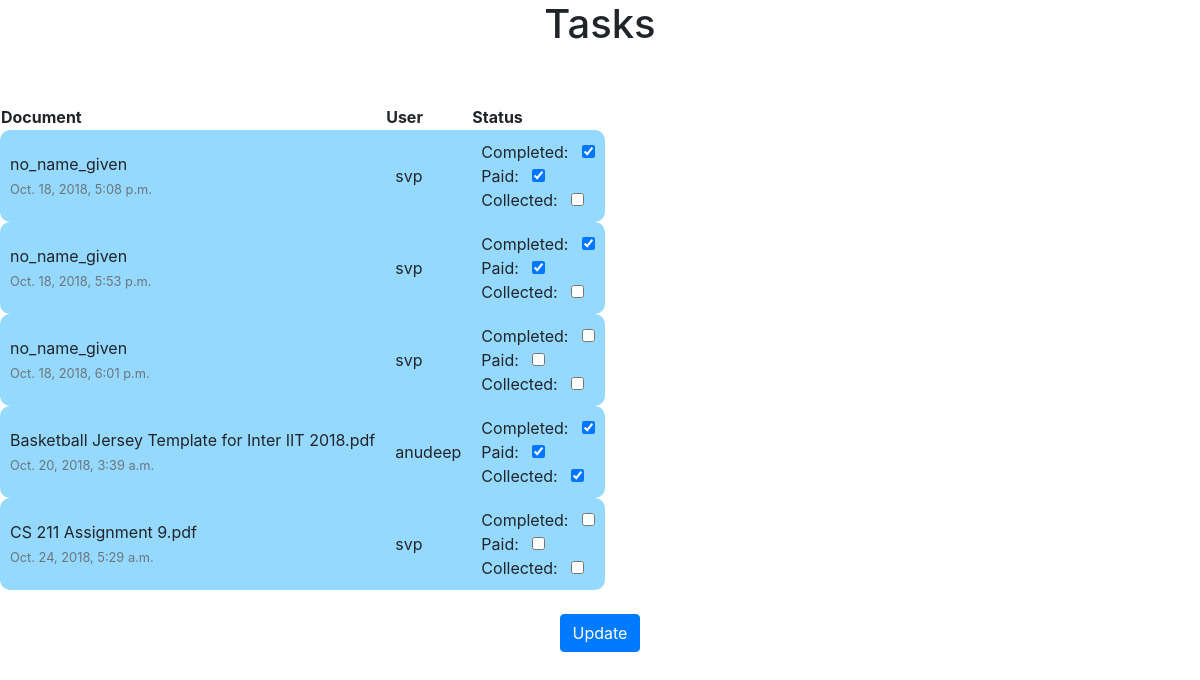
Page /EAdmin/ on the earlier database version.
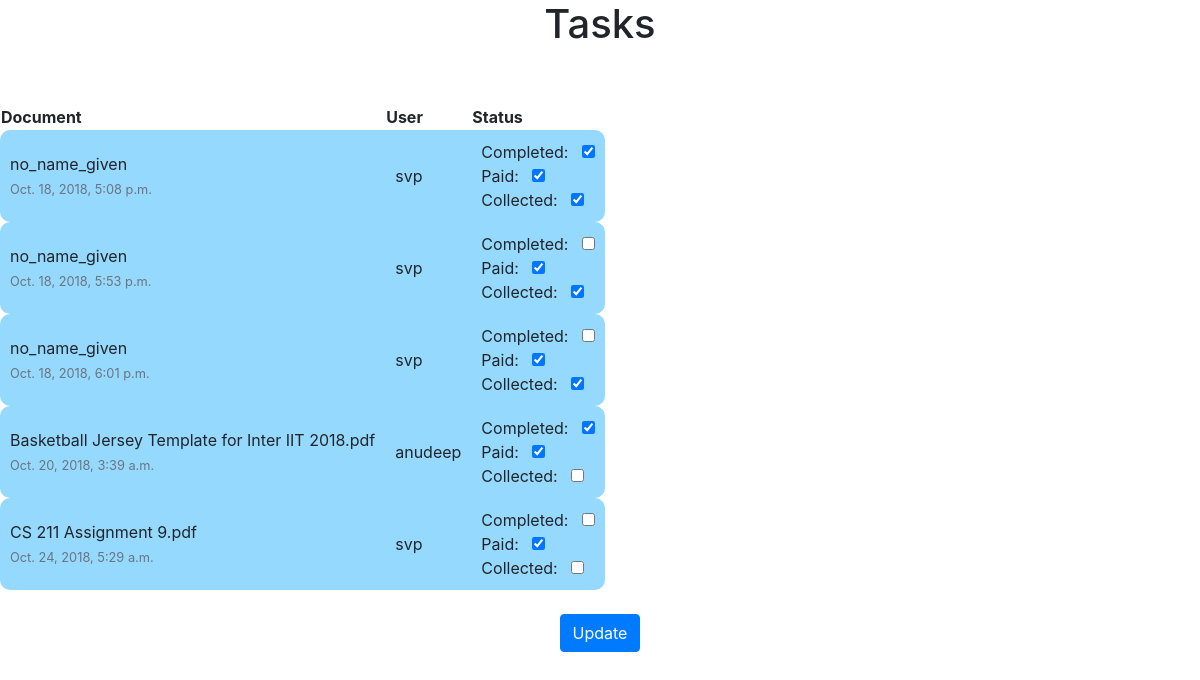
Same page on the later database version.
### Eprint_users/models.py (models this page shows, shortened)
class PrintDocs(models.Model):
    description = models.CharField(max_length=255, default='')
    document = models.FileField(upload_to='media/documents/')
    file_name = models.CharField(max_length=500, default='no_name_given')
    date_uploaded = models.DateTimeField(auto_now_add=True)
    colour = models.BooleanField(default=False)  # 0 for black
    copies = models.SmallIntegerField(default=1)
    task_by = models.ForeignKey(User, on_delete=models.SET(get_sentinel_user))
    num_pages = models.SmallIntegerField(default=1)
    price = models.DecimalField(default=0, max_digits=10, decimal_places=2)
    completed = models.BooleanField(default=False)
    paid = models.BooleanField(default=False)
    collected = models.BooleanField(default=False)

### Eprint_admin/views.py (the view)
# urls.py: path('', views.tasks, name='admin-tasks'),
def tasks(request):
    docs = PrintDocs.objects.all()
    forms = []
    edits = {x: False for x in range(len(docs))}
    if request.method == 'POST':
        i = -1
        for doc in docs:
            i += 1
            temp_doc = PrintDocs.objects.filter(id=doc.id).first()
            if request.POST.get('completed' + str(i)) is None:
                if temp_doc.completed is True:
                    temp_doc.completed = False
                    edits[i] = True
            elif request.POST.get('completed' + str(i)) == 'on':
                if temp_doc.completed is False:
                    temp_doc.completed = True
                    edits[i] = True
            if request.POST.get('paid' + str(i)) is None:
                if temp_doc.paid is True:
                    temp_doc.paid = False
                    edits[i] = True
            elif request.POST.get('paid' + str(i)) == 'on':
                if temp_doc.paid is False:
                    temp_doc.paid = True
                    edits[i] = True
            if request.POST.get('collected' + str(i)) is None:
                if temp_doc.collected is True:
                    temp_doc.collected = False
                    edits[i] = True
            elif request.POST.get('collected' + str(i)) == 'on':
                if temp_doc.collected is False:
                    temp_doc.collected = True
                    edits[i] = True
            temp_doc.save()
        messages.success(request, 'Successfully updated {0} document(s)'.format(sum(edits.values())))
        return redirect('admin-tasks')
    else:
        for doc in docs:
            temp_form = UpdateForm(instance=doc)
            forms.append(temp_form)
        ids = [i for i in range(len(forms))]
        context = zip(docs, forms, ids)
        return render(request, 'Eprint_admin/tasks.html', {'context': context})

### Eprint_admin/templates/Eprint_admin/tasks.html (shortened to what this page needs)
{% extends "ground/base.html" %}
{% load crispy_forms_tags %}
{% block content %}
    <center>
        <h1>Tasks</h1><br><br>
        <form method="post" enctype="multipart/form-data">
            <table class="print-list table-responsive">
                <tr>
                    <th>Document</th>
                    <th>User</th>
                    <th>Status</th>
                </tr>
                {% for mytask in context %}
                    <tr>
                        <td>{{ mytask.0.file_name }}<br>
                            <span class="small text-muted">{{ mytask.0.date_uploaded }}</span>
                        </td>
                        <td>{{ mytask.0.task_by }}</td>
                        <td>
                        {% for element in mytask.1 %}
                            {% if forloop.counter != 1 %}
                                {{ element.label }}: &nbsp; <input type="checkbox" name="{{ element.name }}{{ mytask.2 }}" id="id_completed" {% if element.value == True %}checked{% endif %}>
                                <br>
                            {% endif %}
                        {% endfor %}
                        </td>
                    </tr>
                {% endfor %}
            </table>
            <br>
            <button class="btn btn-primary">Update</button>
        </form>
    </center>
{% endblock content %}

### baseApp/templates/ground/base.html (shortened to what this page needs)
{% load static %}
<!DOCTYPE html>
<html lang="en">
<head>
    <link rel="stylesheet" href="https://stackpath.bootstrapcdn.com/bootstrap/4.1.3/css/bootstrap.min.css">
    <link rel="stylesheet" href="https://use.fontawesome.com/releases/v5.4.1/css/all.css">
    <link rel="stylesheet" type="text/css" href="{% static 'ground/main.css' %}">
</head>
<body>
    {% block content %}
    {% endblock%}
</body>
</html>

### baseApp/static/ground/main.css (style rules this page uses)
body { margin: 0; padding: 0; border: 0; }
.print-list { border-spacing: 10px; }
.print-list tr { margin-bottom: 12px; }
.print-list td { background-color: #95d9ff; text-align: left; padding: 10px; }
.print-list td:last-child { border-top-right-radius: 10px; border-bottom-right-radius: 10px; }
.print-list td:first-child { border-top-left-radius: 10px; border-bottom-left-radius: 10px; }

Differences in the rows shown:
changed PrintDocs "Oct. 18, 2018, 5:08 p.m.": name "☐" → "☑"
changed PrintDocs "Oct. 18, 2018, 5:53 p.m.": name "☑" → "☐"; name "☐" → "☑"
changed PrintDocs "Oct. 18, 2018, 6:01 p.m.": name "☐" → "☑"
changed PrintDocs "Basketball Jersey Template for Inter IIT 2018.pdf": name "☑" → "☐"
changed PrintDocs "CS 211 Assignment 9.pdf": name "☐" → "☑"
